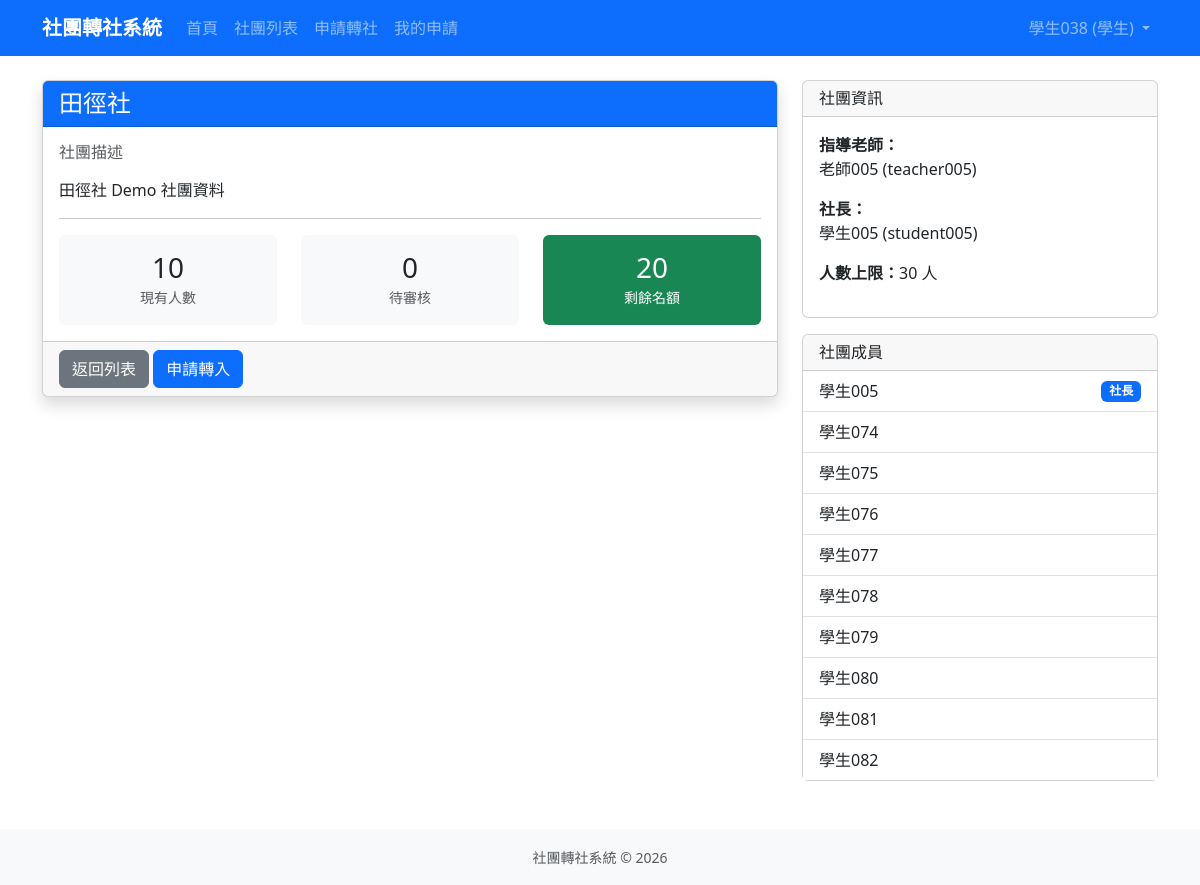
Page /clubs/25/ (signed in) on the earlier database version.
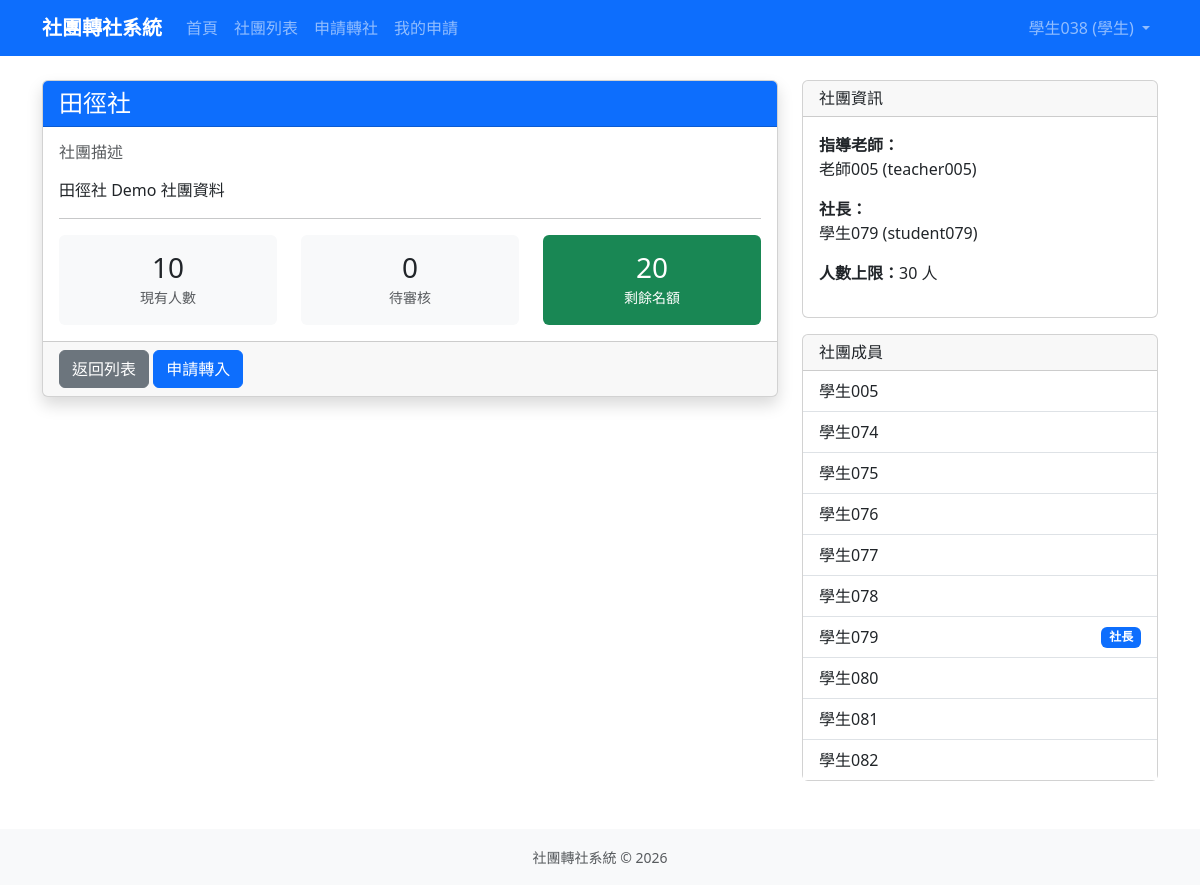
Same page on the later database version.
### accounts/models.py (models this page shows, shortened)
class User(django.contrib.auth.models.AbstractUser):
    ROLE_CHOICES = [
        ('student', '學生'),
        ('president', '社長'),
        ('teacher', '指導老師'),
        ('admin', '訓育組（管理員）'),
    ]
    role = models.CharField(
        max_length=20,
        choices=ROLE_CHOICES,
        default='student',
        verbose_name='身分組'
    )
    student_id = models.CharField(
        max_length=20,
        blank=True,
        verbose_name='學號'
    )
    club = models.ForeignKey(
        'clubs.Club',
        on_delete=models.SET_NULL,
        null=True,
        blank=True,
        verbose_name='所屬社團',
        related_name='members'
    )
    class Meta:
        verbose_name = '使用者'
        verbose_name_plural = '使用者'

### clubs/models.py (models this page shows, shortened)
class Club(models.Model):
    CATEGORY_CHOICES = [
        ('academic', '學術類'),
        ('arts', '藝文類'),
        ('performance', '藝能類'),
        ('recreation', '康輔類'),
        ('sports', '體育類'),
    ]
    code = models.CharField(max_length=10, unique=True, null=True, blank=True, verbose_name='社團代號')
    name = models.CharField(max_length=100, verbose_name='社團名稱')
    teacher = models.CharField(max_length=50, default='', verbose_name='指導老師')
    president = models.CharField(max_length=50, default='', verbose_name='社長')
    location = models.CharField(max_length=100, blank=True, verbose_name='社課場地')
    category = models.CharField(max_length=20, choices=CATEGORY_CHOICES, blank=True, verbose_name='類別')
    description = models.TextField(blank=True, verbose_name='社團描述')
    max_members = models.PositiveIntegerField(default=30, verbose_name='人數上限')
    current_members = models.PositiveIntegerField(default=0, verbose_name='現有人數')
    is_active = models.BooleanField(default=True, verbose_name='啟用中')
    created_at = models.DateTimeField(auto_now_add=True, verbose_name='建立時間')
    updated_at = models.DateTimeField(auto_now=True, verbose_name='更新時間')
    class Meta:
        verbose_name = '社團'
        verbose_name_plural = '社團'
        ordering = ['name']
    def has_available_slots(self):
        return self.current_members < self.max_members
    def get_remaining_slots(self):
        return max(0, self.max_members - self.current_members)

### clubs/views.py (the view)
# urls.py: path('<int:pk>/', views.ClubDetailView.as_view(), name='club_detail'),
class ClubDetailView(LoginRequiredMixin, DetailView):
    model = Club
    template_name = 'clubs/club_detail.html'
    context_object_name = 'club'
    def get_context_data(self, **kwargs):
        context = super().get_context_data(**kwargs)
        club = self.object
        pending_count = club.transfer_in_requests.filter(
            status__in=['new_president_pending', 'new_teacher_pending']
        ).count()
        context['pending_count'] = pending_count
        context['remaining_slots'] = club.get_remaining_slots()
        context['members'] = club.members.all()
        return context

### templates/clubs/club_detail.html (shortened to what this page needs)
{% extends 'base.html' %}
{% block content %}
<div class="row">
    <div class="col-md-8">
        <div class="card shadow">
            <div class="card-header bg-primary text-white">
                <h4 class="mb-0">{{ club.name }}</h4>
            </div>
            <div class="card-body">
                <h6 class="text-muted">社團描述</h6>
                <p>{{ club.description|default:"暫無描述"|linebreaks }}</p>
                <hr>
                <div class="row text-center">
                    <div class="col-4">
                        <div class="p-3 bg-light rounded">
                            <h3 class="mb-0">{{ club.current_members }}</h3>
                            <small class="text-muted">現有人數</small>
                        </div>
                    </div>
                    <div class="col-4">
                        <div class="p-3 bg-light rounded">
                            <h3 class="mb-0">{{ pending_count }}</h3>
                            <small class="text-muted">待審核</small>
                        </div>
                    </div>
                    <div class="col-4">
                        <div class="p-3 {% if remaining_slots > 0 %}bg-success text-white{% else %}bg-danger text-white{% endif %} rounded">
                            <h3 class="mb-0">{{ remaining_slots }}</h3>
                            <small>剩餘名額</small>
                        </div>
                    </div>
                </div>
            </div>
            <div class="card-footer">
                <a href="{% url 'club_list' %}" class="btn btn-secondary">返回列表</a>
                {% if user.role == 'student' %}
                    {% if club.has_available_slots %}
                        <a href="{% url 'transfer_apply' %}?target_club={{ club.pk }}" class="btn btn-primary">申請轉入</a>
                    {% else %}
                        <button class="btn btn-secondary" disabled>已額滿</button>
                    {% endif %}
                {% endif %}
            </div>
        </div>
    </div>
    <div class="col-md-4">
        <div class="card">
            <div class="card-header">
                <h6 class="mb-0">社團資訊</h6>
            </div>
            <div class="card-body">
                <p><strong>指導老師：</strong><br>{{ club.teacher|default:"未設定" }}</p>
                <p><strong>社長：</strong><br>{{ club.president|default:"未設定" }}</p>
                <p><strong>人數上限：</strong>{{ club.max_members }} 人</p>
            </div>
        </div>
        <div class="card mt-3">
            <div class="card-header">
                <h6 class="mb-0">社團成員</h6>
            </div>
            <div class="card-body p-0">
                <ul class="list-group list-group-flush">
                    {% for member in members %}
                        <li class="list-group-item d-flex justify-content-between align-items-center">
                            {{ member.get_full_name|default:member.username }}
                            {% if member.username in club.president %}
                                <span class="badge bg-primary">社長</span>
                            {% endif %}
                        </li>
                    {% empty %}
                        <li class="list-group-item text-muted">暫無成員</li>
                    {% endfor %}
                </ul>
            </div>
        </div>
    </div>
</div>
{% endblock %}

### templates/base.html (shortened to what this page needs)
<!DOCTYPE html>
<html lang="zh-TW">
<head>
    <link href="https://cdn.jsdelivr.net/npm/bootstrap@5.3.0/dist/css/bootstrap.min.css" rel="stylesheet">
</head>
<body>
    <nav class="navbar navbar-expand-lg navbar-dark bg-primary">
        <div class="container">
            <a class="navbar-brand" href="{% url 'home' %}">社團轉社系統</a>
            <div class="collapse navbar-collapse" id="navbarNav">
                <ul class="navbar-nav me-auto">
                    <li class="nav-item">
                        <a class="nav-link" href="{% url 'home' %}">首頁</a>
                    </li>
                    <li class="nav-item">
                        <a class="nav-link" href="{% url 'club_list' %}">社團列表</a>
                    </li>
                    {% if user.is_authenticated %}
                        {% if user.role == 'student' %}
                            <li class="nav-item">
                                <a class="nav-link" href="{% url 'transfer_apply' %}">申請轉社</a>
                            </li>
                            <li class="nav-item">
                                <a class="nav-link" href="{% url 'my_requests' %}">我的申請</a>
                            </li>
                        {% endif %}
                    {% endif %}
                </ul>
                <ul class="navbar-nav">
                    {% if user.is_authenticated %}
                        <li class="nav-item dropdown">
                            <a class="nav-link dropdown-toggle" href="#" role="button" data-bs-toggle="dropdown">
                                {{ user.get_full_name|default:user.username }} ({{ user.get_role_display }})
                            </a>
                        </li>
                    {% else %}
                        <li class="nav-item">
                            <a class="nav-link" href="{% url 'login' %}">登入</a>
                        </li>
                    {% endif %}
                </ul>
            </div>
        </div>
    </nav>
    <main class="container my-4">
        {% block content %}{% endblock %}
    </main>
    <footer class="bg-light py-3 mt-5">
        <div class="container text-center text-muted">
            <small>社團轉社系統 &copy; 2026</small>
        </div>
    </footer>
</body>
</html>

### templates/base.html (style rules this page uses)
.navbar-brand { font-weight: bold; }

Differences in the rows shown:
changed Club "田徑社": president "學生005 (student005)" → "學生079 (student079)"
changed User "學生005": no longer shows "社長"
changed User "學生079": now shows "社長"
